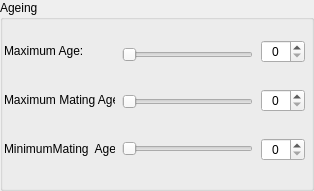
             <widget class="QGroupBox" name="groupBox_20">
              <property name="title">
               <string>Ageing</string>
              </property>
              <widget class="QWidget" name="layoutWidget">
               <property name="geometry">
                <rect>
                 <x>122</x>
                 <y>21</y>
                 <width>131</width>
                 <height>161</height>
                </rect>
               </property>
               <layout class="QVBoxLayout" name="verticalLayout_29">
                <item>
                 <widget class="QSlider" name="horizontalSlider_31">
                  <property name="orientation">
                   <enum>Qt::Horizontal</enum>
                  </property>
                 </widget>
                </item>
                <item>
                 <widget class="QSlider" name="horizontalSlider_32">
                  <property name="orientation">
                   <enum>Qt::Horizontal</enum>
                  </property>
                 </widget>
                </item>
                <item>
                 <widget class="QSlider" name="horizontalSlider_33">
                  <property name="orientation">
                   <enum>Qt::Horizontal</enum>
                  </property>
                 </widget>
                </item>
               </layout>
              </widget>
              <widget class="QWidget" name="layoutWidget">
               <property name="geometry">
                <rect>
                 <x>261</x>
                 <y>20</y>
                 <width>44</width>
                 <height>161</height>
                </rect>
               </property>
               <layout class="QVBoxLayout" name="verticalLayout_30">
                <item>
                 <widget class="QSpinBox" name="spinBox_24">
                  <property name="alignment">
                   <set>Qt::AlignCenter</set>
                  </property>
                 </widget>
                </item>
                <item>
                 <widget class="QSpinBox" name="spinBox_25">
                  <property name="alignment">
                   <set>Qt::AlignCenter</set>
                  </property>
                 </widget>
                </item>
                <item>
                 <widget class="QSpinBox" name="spinBox_27">
                  <property name="alignment">
                   <set>Qt::AlignCenter</set>
                  </property>
                 </widget>
                </item>
               </layout>
              </widget>
              <widget class="QWidget" name="layoutWidget">
               <property name="geometry">
                <rect>
                 <x>4</x>
                 <y>29</y>
                 <width>111</width>
                 <height>141</height>
                </rect>
               </property>
               <layout class="QVBoxLayout" name="verticalLayout_7">
                <item>
                 <widget class="QLabel" name="label_42">
                  <property name="text">
                   <string>Maximum Age:</string>
                  </property>
                 </widget>
                </item>
                <item>
                 <widget class="QLabel" name="label_43">
                  <property name="text">
                   <string>Maximum Mating Age:</string>
                  </property>
                 </widget>
                </item>
                <item>
                 <widget class="QLabel" name="label_44">
                  <property name="text">
                   <string>MinimumMating  Age:</string>
                  </property>
                 </widget>
                </item>
               </layout>
              </widget>
             </widget>
